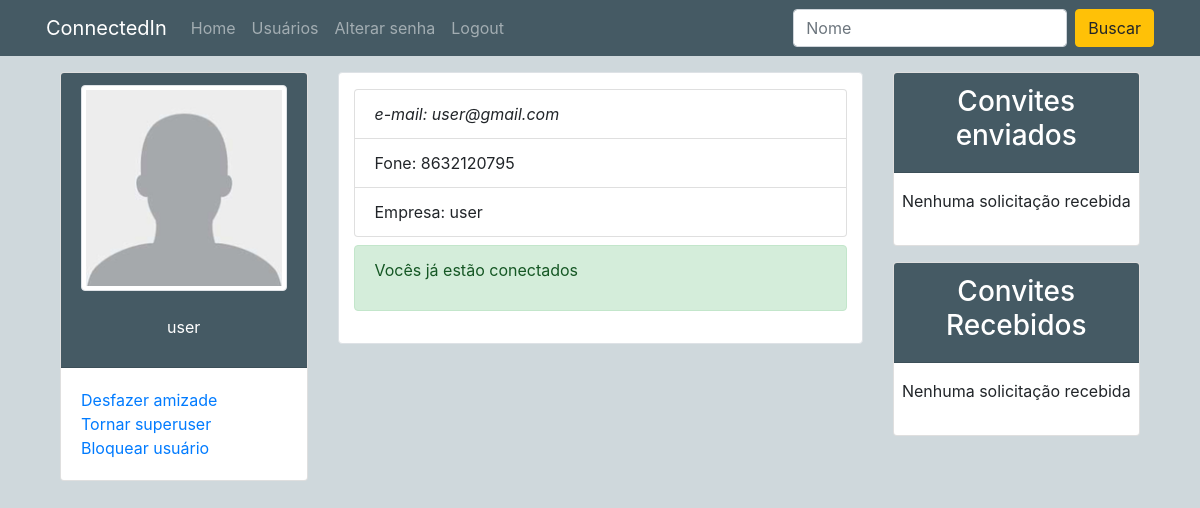
/perfil/21/ (signed in), run on the app's committed database.
### perfis/models.py (models this page shows, shortened)
class Perfil(models.Model):
    nome = models.CharField(max_length=255, null=False)
    telefone = models.CharField(max_length=15, null= False)
    nome_empresa = models.CharField(max_length=255, null=False)
    imagem_perfil = models.ImageField(null=True, blank=True, upload_to='uploads/fotoperfil/')
    imagem_capa = models.ImageField(null=True, blank=True, upload_to='uploads/fotocapa/')
    cor = models.CharField(max_length=10, default='#455A64')
    contatos = models.ManyToManyField('self')
    usuario = models.OneToOneField(User, related_name='perfil', on_delete=models.CASCADE)
    @property
    def email(self):
        return self.usuario.email

### perfis/views.py (the view)
# urls.py: path('perfil/<int:perfil_id>/', views.exibir_perfil, name='exibir'),
@login_required(login_url='login')
def exibir_perfil(request, perfil_id):
    dados = {}
    dados['perfil'] = Perfil.objects.get(id=perfil_id)
    dados['perfil_logado'] = perfil_logado = request.user.perfil
    dados['ja_eh_contato'] = dados['perfil_logado'].contatos.filter(id=dados['perfil'].id)
    dados['timeline'] = dados['perfil'].posts.all()
    return render(request, 'perfil.html', dados)

### perfis/templates/perfil.html (shortened to what this page needs)
{% load static %}
<!DOCTYPE html>
<html lang="pt-br">
<head>
	<link rel="stylesheet" href="https://stackpath.bootstrapcdn.com/bootstrap/4.3.1/css/bootstrap.min.css"
>
	<link rel="stylesheet" href="{% static '/css/estilo.css' %}">
</head>
<body style="{% if perfil.imagem_capa %} background: url('/media/{{ perfil.imagem_capa }}'); {% else %} background: #CFD8DC; {% endif %}
                background-repeat: no-repeat;
                background-size: cover;
                background-position: center;
                background-attachment: fixed;">
	<div class="navbar-dark" style="background: {{ perfil.cor }};">
		<nav class="navbar container navbar-expand-lg">
			<a class="navbar-brand" href="/">ConnectedIn</a>
			<div class="collapse navbar-collapse" id="navbarSupportedContent">
				<ul class="navbar-nav mr-auto">
					<li class="nav-item">
						<a class="nav-link" href="/">Home</a>
					</li>
					<li class="nav-item">
						<a class="nav-link" href="{% url 'buscar_usuario' %}">Usuários</a>
					</li>
					<li class="nav-item">
						<a class="nav-link" href="{% url 'alterar_senha' %}">Alterar senha</a>
					</li>
					<li class="nav-item">
						<a class="nav-link" href="{% url 'deslogar' %}">Logout</a>
					</li>
				</ul>
				<form method="POST" action="{% url 'buscar_usuario' %}" class="form-inline my-2 my-lg-0">
					<input class="form-control mr-sm-2" type="search" name="busca" placeholder="Nome">
					<button class="btn btn-warning my-2 my-sm-0" type="submit">Buscar</button>
				</form>
			</div>
		</nav>
	</div>
	<main class="mx-0 index">
		<div class="row container">
			<section class="col col-sm-12 col-md-3 py-3 opcoes-do-usuario">
				<div class="card">
					<div class="card-header center-center" style="background: {{ perfil.cor }};;" data-toggle="tooltip"
						data-placement="bottom" title="Alterar foto do perfil">
						<img src="{% if perfil.imagem_perfil %} /media/{{ perfil.imagem_perfil }}
                        {% else %} {% static 'media/img/user.png' %} {% endif %}" alt="Usuário" width="100%"
							class="img-fluid img-thumbnail"><br>
						<p class="text-white">{{ perfil.nome }}</p>
					</div>
					<div class="card-body">
						{% if ja_eh_contato %}
							<a href="{% url 'desfazer' perfil.id %}">Desfazer amizade</a><br>
							{% if perfil_logado.usuario.is_superuser %}
								{% if perfil.usuario.is_superuser %}
									<a href="{% url 'retirar_superuser' perfil.id %}">Retirar superuser</a><br>
								{% else %}
									<a href="{% url 'tornar_superuser' perfil.id %}">Tornar superuser</a><br>
								{% endif %}
								{% if perfil.usuario.is_active %}
									<a href="{% url 'bloquear_user' perfil.id %}">Bloquear usuário</a><br>
								{% else %}
									<a href="{% url 'desbloquear_user' perfil.id %}">Desbloquear usuário</a><br>
								{% endif %}
							{% endif %}
						{% else %}
							<a href="{% url 'convidar' perfil.id %}">Convidar</a>
						{% endif %}
					</div>
				</div>
			</section>
			<div class="timeline col col-sm-12 col-md-6 mt-3">
				<div class="container bg-white py-3 border rounded">
					<ul class="list-group mb-2">
						<li class="list-group-item"><em>e-mail: {{ perfil.email }}</em></li>
						<li class="list-group-item">Fone: {{ perfil.telefone }}</li>
						<li class="list-group-item">Empresa: {{ perfil.nome_empresa }}</li>
					</ul>
					{% if ja_eh_contato %}
					<div class="alert alert-success">
						<p> Vocês já estão conectados</p>
					</div>
					{% endif %}
				</div>
			</div>
			<aside class="col col-sm-12 col-md-3 py-3">
				<div class="bg-white card">
					<div class="card-header text-white" style="background: {{ perfil.cor }};;">
						<h3 class="text-center">Convites enviados</h3>
					</div>
					<div class="card-body px-0 py-0">
						{% if perfil_logado.convites_feitos.all %}
						<ul class="list-group">
							<p class="text-center px-1 pt-3">
								você possui {{ perfil_logado.convites_feitos.count }}
								convite{{ perfil_logado.convites_feitos.count|pluralize }}
							</p>
							{% for convite in perfil_logado.convites_feitos.all %}
							<li class="list-group-item text-center">{{ convite.convidado.nome }} <br>
								<a href="{% url 'rejeitar' convite.id %}"
									class="float-center btn btn-danger full-w">cancelar</a></li>
							{% endfor %}
						</ul>
						<a href="#" class="btn btn-light full-w"">Ver todos</a>
                            {% else %}
                            <p class=" px-2 py-3 text-center">Nenhuma solicitação recebida</p>
							{% endif %}
					</div>
				</div>
				<div class="mt-3 card bg-white">
					<div class="card-header text-white" style="background: {{ perfil.cor }};;">
						<h3 class="text-center">Convites Recebidos</h3>
					</div>
					<div class="card-body px-0 py-0">
						{% if perfil_logado.convites_recebidos.all %}
						<ul class="list-group">
							<p class="text-center px-1 pt-3">
								Você possui
								{{ perfil_logado.convites_recebidos.count }}
								convite{{ perfil_logado.convites_recebidos.count|pluralize }}
							</p>
							{% for convite in perfil_logado.convites_recebidos.all %}
							<li class="list-group-item full-w text-center">{{ convite.solicitante.nome }} <br>
								<a href="/perfil/{{ convite.id }}/aceitar"
									class="float-center btn btn-success">Aceitar</a> <a
									href="/perfil/{{ convite.id }}/rejeitar"
									class="float-center btn btn-danger">Rejeitar</a> </li>
							{% endfor %}
						</ul>
						<a href="#" class="btn btn-light full-w">Ver todos</a>
						{% else %}
						<p class="px-2 py-3 text-center">Nenhuma solicitação recebida</p>
						{% endif %}
					</div>
				</div>
			</aside>
		</div>
	</main>
</body>
</html>

### perfis/static/css/estilo.css (style rules this page uses)
html, body { height: 100%; }
main.index { min-height: calc(100% - 56px); display: flex; flex-direction: row; justify-content: center; }
.timeline { height: 100%; }
.opcoes-do-usuario { display: flex; flex-direction: column; justify-content: flex-start; align-items: center; }
.center-center { display: flex; flex-direction: column; justify-content: center; align-items: center; }

### data on the page
Perfil: nome "user", email "user@gmail.com", telefone "8632120795", nome_empresa "user"
